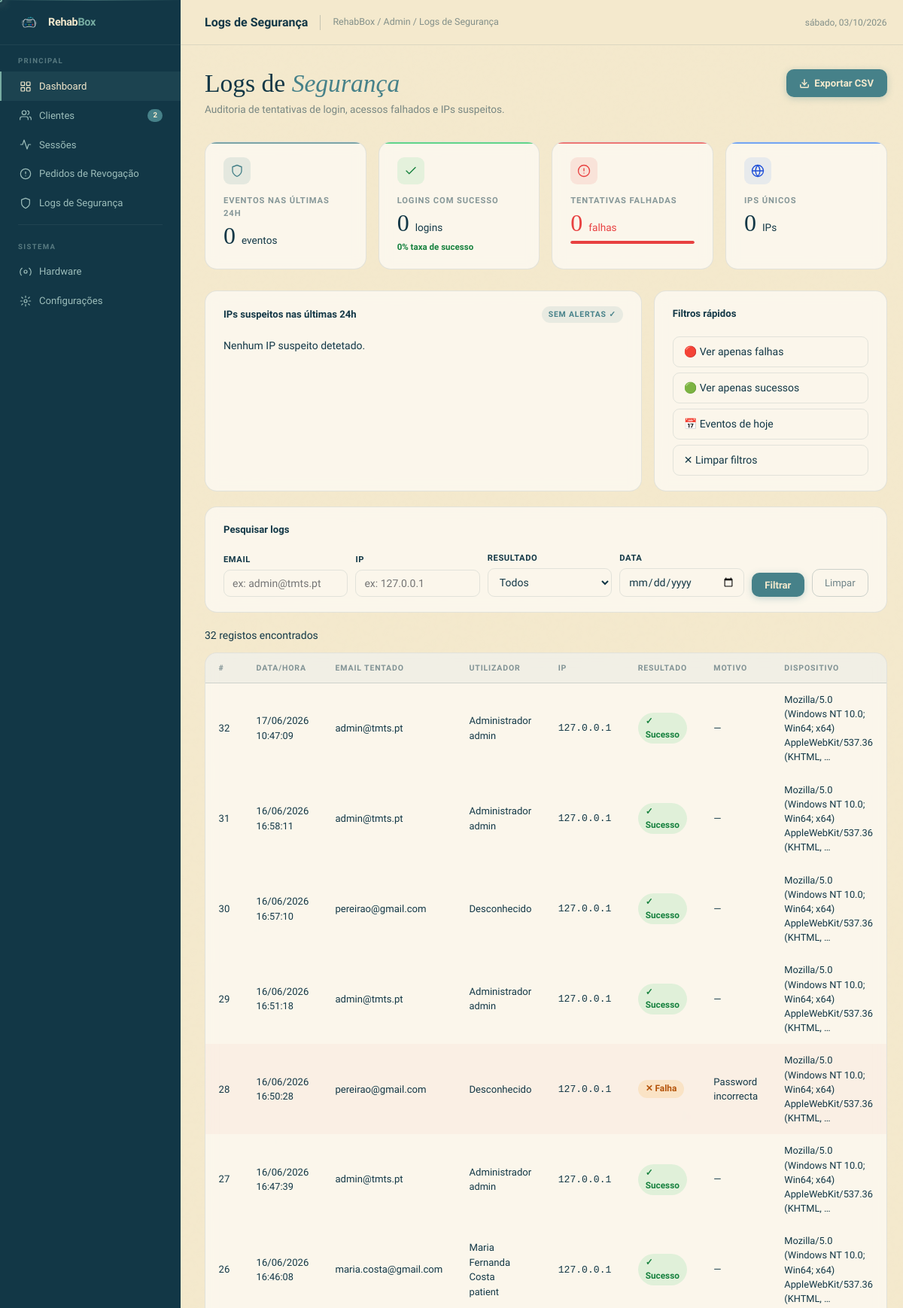
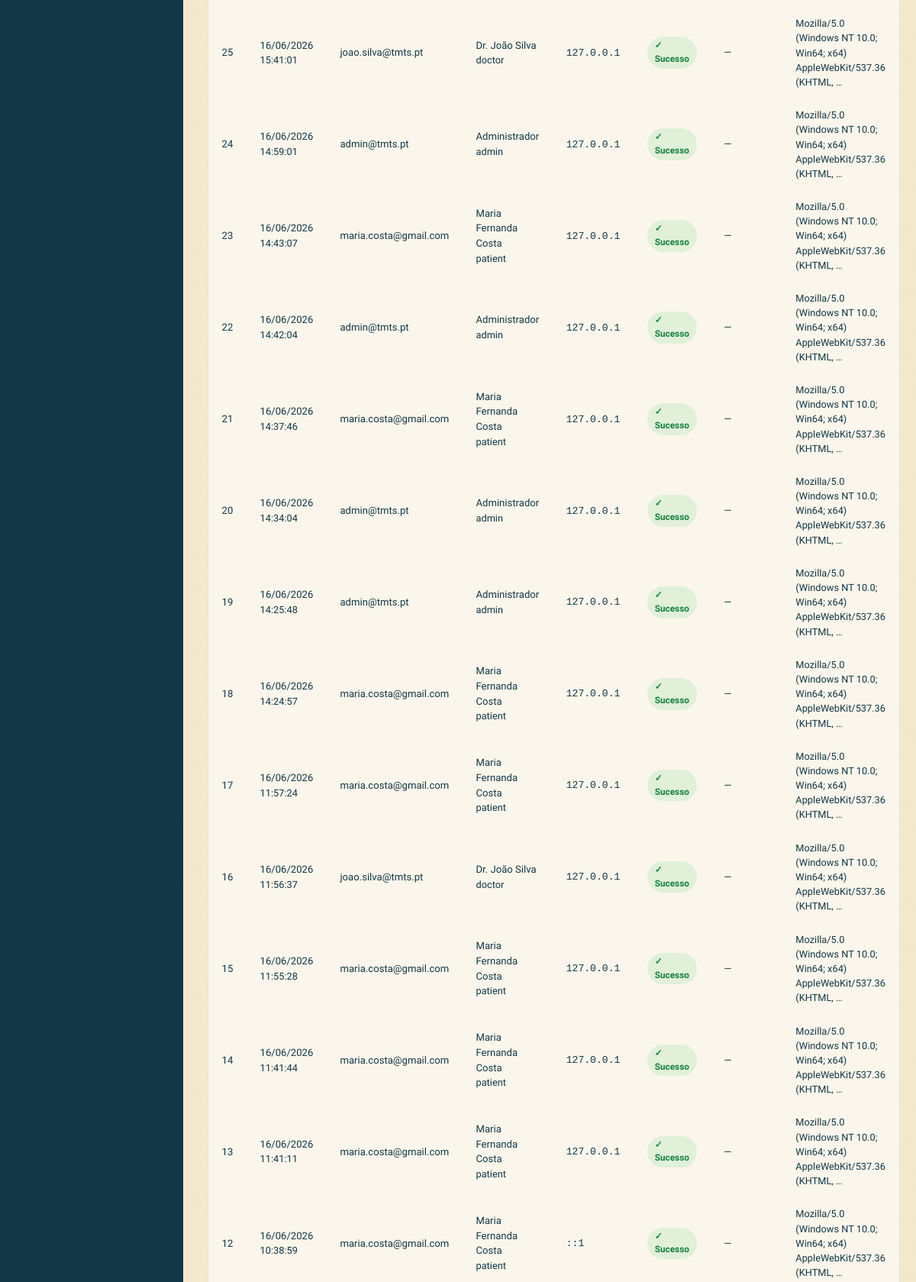
The page /web/admin_logs.php (signed in, upper part) on the database its author committed (2 pictures, top to bottom).
### tables this page shows
CREATE TABLE IF NOT EXISTS `loginlogs` (
  `id` int NOT NULL AUTO_INCREMENT,
  `user_id` int DEFAULT NULL,
  `email_attempted` varchar(100) NOT NULL,
  `ip_address` varchar(45) NOT NULL,
  `user_agent` text,
  `success` tinyint(1) NOT NULL DEFAULT '0',
  `failure_reason` varchar(255) DEFAULT NULL,
  `created_at` datetime DEFAULT CURRENT_TIMESTAMP,
  PRIMARY KEY (`id`),
  KEY `user_id` (`user_id`),
  KEY `idx_ip_success_date` (`ip_address`,`success`,`created_at`),
  KEY `idx_created_at` (`created_at`),
  CONSTRAINT `loginlogs_ibfk_1` FOREIGN KEY (`user_id`) REFERENCES `users` (`id`) ON DELETE SET NULL
);

CREATE TABLE IF NOT EXISTS `users` (
  `id` int NOT NULL AUTO_INCREMENT,
  `name` varchar(100) NOT NULL,
  `email` varchar(100) NOT NULL,
  `password` varchar(255) NOT NULL,
  `role` enum('admin','doctor','patient','pending') NOT NULL DEFAULT 'pending',
  `is_active` tinyint(1) NOT NULL DEFAULT '1',
  PRIMARY KEY (`id`),
  UNIQUE KEY `email` (`email`)
);

### web/config.php (called while the page is built, shortened)
<?php
function db(): PDO {
    static $pdo = null;
    if ($pdo === null) {
        $dsn = 'mysql:host=' . DB_HOST . ';dbname=' . DB_NAME . ';charset=' . DB_CHARSET;
        $pdo = new PDO($dsn, DB_USER, DB_PASS, [
            PDO::ATTR_ERRMODE            => PDO::ERRMODE_EXCEPTION,
            PDO::ATTR_DEFAULT_FETCH_MODE => PDO::FETCH_ASSOC,
            PDO::ATTR_EMULATE_PREPARES   => false,
        ]);
    }
    return $pdo;
}

### web/auth.php (called while the page is built, shortened)
<?php
require_once __DIR__ . '/config.php';
function e(string $value): string {
    return htmlspecialchars($value, ENT_QUOTES, 'UTF-8');
}

### web/admin_logs.php (the view, shortened to what this page needs)
<?php
require_once __DIR__ . '/auth.php';
$filterIp     = trim($_GET['ip']     ?? '');
$filterEmail  = trim($_GET['email']  ?? '');
$filterDate   = trim($_GET['date']   ?? '');
$page    = max(1, (int) ($_GET['page'] ?? 1));
$perPage = 25;
$offset  = ($page - 1) * $perPage;
$where  = ['1=1'];
$params = [];
$whereSQL = implode(' AND ', $where);
$countStmt = db()->prepare("
    SELECT COUNT(*) FROM LoginLogs l LEFT JOIN Users u ON u.id = l.user_id WHERE $whereSQL
");
$countStmt->execute($params);
$totalRows  = (int) $countStmt->fetchColumn();
$logStmt = db()->prepare("
    SELECT l.id, l.created_at, l.email_attempted, l.ip_address,
           l.user_agent, l.success, l.failure_reason, u.name, u.role
    FROM LoginLogs l
    LEFT JOIN Users u ON u.id = l.user_id
    WHERE $whereSQL
    ORDER BY l.created_at DESC
    LIMIT $perPage OFFSET $offset
");
$logStmt->execute($params);
$logs = $logStmt->fetchAll(PDO::FETCH_ASSOC);
$stats = db()->query("
    SELECT COUNT(*) AS total,
           SUM(success = 1) AS success_count,
           SUM(success = 0) AS fail_count,
           COUNT(DISTINCT ip_address) AS unique_ips
    FROM LoginLogs
    WHERE created_at >= DATE_SUB(NOW(), INTERVAL 24 HOUR)
")->fetch(PDO::FETCH_ASSOC);
$suspectIps = db()->query("
    SELECT l.ip_address, COUNT(*) AS attempts,
           MAX(b.blocked_until) AS blocked_until
    FROM LoginLogs l
    LEFT JOIN BlockedIPs b ON b.ip_address = l.ip_address AND b.blocked_until > NOW()
    WHERE l.success = 0 AND l.created_at >= DATE_SUB(NOW(), INTERVAL 24 HOUR)
    GROUP BY l.ip_address
    HAVING attempts >= 3
    ORDER BY attempts DESC
    LIMIT 10
")->fetchAll(PDO::FETCH_ASSOC);
$blockedIps = db()->query("
    SELECT ip_address, blocked_until, blocked_by, reason
    FROM BlockedIPs
    WHERE blocked_until > NOW()
    ORDER BY blocked_until DESC
")->fetchAll(PDO::FETCH_ASSOC);
$blockedNow  = array_column($blockedIps, null, 'ip_address');
$total       = max(1, (int) ($stats['total'] ?? 1));
$successRate = round(((int) ($stats['success_count'] ?? 0)) / $total * 100);
$hasAlert    = count($suspectIps) > 0;
$totalClients = (int) db()->query("SELECT COUNT(*) FROM Users WHERE role = 'patient'")->fetchColumn();
?>
<!DOCTYPE html>
<html lang="pt">
<head>
    <link rel="stylesheet" href="./assets/css/style.css">
</head>
<body>
<div class="layout">
    <aside class="sidebar">
      <a href="menu_admin.php" class="sidebar-logo">
        <img src="./assets/images/logo1.png" alt="RehabBox logo">
        <span class="logo-wordmark">Rehab<span>Box</span></span>
      </a>
      <div class="sidebar-label">Principal</div>
      <a href="#" class="nav-item active">
        <svg viewBox="0 0 24 24"><rect x="3" y="3" width="7" height="7" rx="1"/><rect x="14" y="3" width="7" height="7" rx="1"/><rect x="3" y="14" width="7" height="7" rx="1"/><rect x="14" y="14" width="7" height="7" rx="1"/></svg>
        Dashboard
      </a>
      <a href="#" class="nav-item">
        <svg viewBox="0 0 24 24"><path d="M17 21v-2a4 4 0 0 0-4-4H5a4 4 0 0 0-4 4v2"/><circle cx="9" cy="7" r="4"/><path d="M23 21v-2a4 4 0 0 0-3-3.87"/><path d="M16 3.13a4 4 0 0 1 0 7.75"/></svg>
        Clientes
        <span class="badge" id="clientsBadge"><?= $totalClients ?></span>
      </a>
      <a href="#" class="nav-item">
        <svg viewBox="0 0 24 24"><path d="M22 12h-4l-3 9L9 3l-3 9H2"/></svg>
        Sessões
      </a>
      <a href="#" class="nav-item">
        <svg viewBox="0 0 24 24"><circle cx="12" cy="12" r="10"/><line x1="12" y1="8" x2="12" y2="12"/><line x1="12" y1="16" x2="12.01" y2="16"/></svg>
        Pedidos de Revogação
      </a>
      <a href="admin_logs.php" class="nav-item">
  <svg viewBox="0 0 24 24">
    <path d="M12 22s8-4 8-10V5l-8-3-8 3v7c0 6 8 10 8 10z"/>
  </svg>
  Logs de Segurança
</a>
      <div class="sidebar-divider"></div>
      <div class="sidebar-label">Sistema</div>
      <a href="#" class="nav-item">
        <svg viewBox="0 0 24 24"><circle cx="12" cy="12" r="3"/><path d="M19.07 4.93a10 10 0 0 1 1.41 14.14M4.93 4.93a10 10 0 0 0-1.41 14.14"/></svg>
        Hardware
      </a>
      <a href="#" class="nav-item">
        <svg viewBox="0 0 24 24"><circle cx="12" cy="12" r="3"/><path d="M2 12h3m14 0h3M12 2v3m0 14v3M4.22 4.22l2.12 2.12m11.32 11.32l2.12 2.12M4.22 19.78l2.12-2.12m11.32-11.32l2.12-2.12"/></svg>
        Configurações
      </a>
    </aside>
    <div class="main">
        <div class="topbar">
            <span class="topbar-title">Logs de Segurança</span>
            <span class="topbar-breadcrumb">RehabBox / Admin / Logs de Segurança</span>
            <div class="topbar-right">
                <span class="topbar-date" id="topbarDate"></span>
            </div>
        </div>
        <div class="page">
            <div class="page-header">
                <div>
                    <h1>Logs de <em>Segurança</em></h1>
                    <p>Auditoria de tentativas de login, acessos falhados e IPs suspeitos.</p>
                </div>
                <a class="btn-primary"
                   href="?<?= e(http_build_query(array_merge($_GET, ['export' => 'csv']))) ?>">
                    <svg viewBox="0 0 24 24" width="14" height="14" stroke="currentColor" fill="none" stroke-width="2.5" stroke-linecap="round"><path d="M21 15v4a2 2 0 0 1-2 2H5a2 2 0 0 1-2-2v-4"/><polyline points="7,10 12,15 17,10"/><line x1="12" y1="15" x2="12" y2="3"/></svg>
                    Exportar CSV
                </a>
            </div>
            <div class="stats-grid">
                <div class="stat-card" style="--accent:var(--teal-d)">
                    <div class="stat-icon" style="background:rgba(70,129,137,.12);color:var(--teal-d)">
                        <svg viewBox="0 0 24 24"><path d="M12 22s8-4 8-10V5l-8-3-8 3v7c0 6 8 10 8 10z"/></svg>
                    </div>
                    <div class="stat-label">Eventos nas últimas 24h</div>
                    <div class="stat-value"><?= (int)($stats['total'] ?? 0) ?> <span>eventos</span></div>
                </div>
                <div class="stat-card" style="--accent:#22C55E">
                    <div class="stat-icon" style="background:rgba(34,197,94,.10);color:#15803D">
                        <svg viewBox="0 0 24 24"><polyline points="20,6 9,17 4,12"/></svg>
                    </div>
                    <div class="stat-label">Logins com sucesso</div>
                    <div class="stat-value"><?= (int)($stats['success_count'] ?? 0) ?> <span>logins</span></div>
                    <div class="stat-delta delta-up"><?= $successRate ?>% taxa de sucesso</div>
                </div>
                <div class="stat-card" style="--accent:#E84040">
                    <div class="stat-icon" style="background:rgba(232,64,64,.10);color:var(--red,#c0392b)">
                        <svg viewBox="0 0 24 24"><circle cx="12" cy="12" r="10"/><line x1="12" y1="8" x2="12" y2="12"/><line x1="12" y1="16" x2="12.01" y2="16"/></svg>
                    </div>
                    <div class="stat-label">Tentativas falhadas</div>
                    <div class="stat-value" style="color:var(--red,#c0392b)">
                        <?= (int)($stats['fail_count'] ?? 0) ?> <span>falhas</span>
                    </div>
                    <div class="mini-bar-wrap">
                        <div class="mini-bar" style="width:<?= min(100, 100 - $successRate) ?>%"></div>
                    </div>
                </div>
                <div class="stat-card" style="--accent:#3B82F6">
                    <div class="stat-icon" style="background:rgba(59,130,246,.10);color:#1D4ED8">
                        <svg viewBox="0 0 24 24"><circle cx="12" cy="12" r="10"/><line x1="2" y1="12" x2="22" y2="12"/><path d="M12 2a15.3 15.3 0 0 1 4 10 15.3 15.3 0 0 1-4 10 15.3 15.3 0 0 1-4-10 15.3 15.3 0 0 1 4-10z"/></svg>
                    </div>
                    <div class="stat-label">IPs únicos</div>
                    <div class="stat-value"><?= (int)($stats['unique_ips'] ?? 0) ?> <span>IPs</span></div>
                </div>
            </div>
            <div class="logs-split" id="suspicious-ips">
                <div class="metric-card">
                    <div class="metric-card-header">
                        <span class="metric-card-title">IPs suspeitos nas últimas 24h</span>
                        <?php if ($hasAlert): ?>
                            <span class="metric-pill-danger"><?= count($suspectIps) ?> suspeito(s)</span>
                        <?php else: ?>
                            <span class="metric-pill">Sem alertas ✓</span>
                        <?php endif; ?>
                    </div>
                    <?php if (empty($suspectIps)): ?>
                        <p style="color:var(--text-muted);font-size:.875rem">Nenhum IP suspeito detetado.</p>
                    <?php endif; ?>
                </div>
                <div class="metric-card">
                    <div class="metric-card-header">
                        <span class="metric-card-title">Filtros rápidos</span>
                    </div>
                    <div class="quick-links">
                        <a href="admin_logs.php?result=fail">🔴 Ver apenas falhas</a>
                        <a href="admin_logs.php?result=success">🟢 Ver apenas sucessos</a>
                        <a href="admin_logs.php?date=<?= date('Y-m-d') ?>">📅 Eventos de hoje</a>
                        <a href="admin_logs.php">✕ Limpar filtros</a>
                    </div>
                </div>
            </div>
            <div class="metric-card" style="margin-bottom:20px">
                <div class="metric-card-header">
                    <span class="metric-card-title">Pesquisar logs</span>
                </div>
                <form method="GET" action="admin_logs.php">
                    <div class="log-filters">
                        <div>
                            <label>Email</label>
                            <input type="text" name="email" placeholder="ex: admin@tmts.pt" value="<?= e($filterEmail) ?>">
                        </div>
                        <div>
                            <label>IP</label>
                            <input type="text" name="ip" placeholder="ex: 127.0.0.1" value="<?= e($filterIp) ?>">
                        </div>
                        <div>
                            <label>Resultado</label>
                            <select name="result">
                                <option value="">Todos</option>
                            </select>
                        </div>
                        <div>
                            <label>Data</label>
                            <input type="date" name="date" value="<?= e($filterDate) ?>">
                        </div>
                        <button class="btn-primary" type="submit" style="white-space:nowrap">Filtrar</button>
                        <a class="btn-ghost-sm" href="admin_logs.php" style="display:flex;align-items:center;justify-content:center;text-decoration:none">Limpar</a>
                    </div>
                </form>
            </div>
            <div style="margin-bottom:12px;color:var(--text-muted);font-size:.875rem">
                <?= number_format($totalRows) ?> registos encontrados
            </div>
            <div class="table-wrap">
                <table>
                    <thead>
                        <tr>
                            <th>#</th>
                            <th>Data/Hora</th>
                            <th>Email tentado</th>
                            <th>Utilizador</th>
                            <th>IP</th>
                            <th>Resultado</th>
                            <th>Motivo</th>
                            <th>Dispositivo</th>
                        </tr>
                    </thead>
                    <tbody>
                        <?php if (empty($logs)): ?>
                            <tr>
                                <td colspan="8" style="text-align:center;padding:40px;color:var(--text-muted)">
                                    Nenhum log encontrado.
                                </td>
                            </tr>
                        <?php else: ?>
                            <?php foreach ($logs as $log): ?>
                                <tr class="<?= (int)$log['success'] === 0 ? 'row-suspect' : '' ?>">
                                    <td style="color:var(--text-muted)"><?= (int)$log['id'] ?></td>
                                    <td>
                                        <?= e(date('d/m/Y', strtotime($log['created_at']))) ?><br>
                                        <span style="color:var(--text-muted);font-size:.8rem">
                                            <?= e(date('H:i:s', strtotime($log['created_at']))) ?>
                                        </span>
                                    </td>
                                    <td><?= e($log['email_attempted']) ?></td>
                                    <td>
                                        <?php if (!empty($log['name'])): ?>
                                            <?= e($log['name']) ?><br>
                                            <span style="color:var(--text-muted);font-size:.8rem"><?= e($log['role']) ?></span>
                                        <?php else: ?>
                                            <span style="color:var(--text-muted)">Desconhecido</span>
                                        <?php endif; ?>
                                    </td>
                                    <td>
                                        <span class="<?= isset($blockedNow[$log['ip_address']]) ? 'ip-bad' : 'ip' ?>">
                                            <?= e($log['ip_address']) ?>
                                        </span>
                                    </td>
                                    <td>
                                        <?php if ((int)$log['success'] === 1): ?>
                                            <span class="pill pill-success">✓ Sucesso</span>
                                        <?php else: ?>
                                            <span class="pill pill-fail">✕ Falha</span>
                                        <?php endif; ?>
                                    </td>
                                    <td><?= e($log['failure_reason'] ?: '—') ?></td>
                                    <td style="max-width:240px;color:var(--text-muted);font-size:.8rem">
                                        <?= e(mb_strimwidth($log['user_agent'] ?? '—', 0, 70, '…')) ?>
                                    </td>
                                </tr>
                            <?php endforeach; ?>
                        <?php endif; ?>
                    </tbody>
                </table>
            </div>
        </div>
    </div>
</div>
</body>
</html>

### rows shown on the page
loginlogs: id "32", created_at "17/06/2026", created_at "10:47:09", email_attempted "admin@tmts.pt", user.name "Administrador", user.role "admin", ip_address "127.0.0.1", success "✓ Sucesso", failure_reason "—", user_agent "Mozilla/5.0 (Windows NT 10.0; Win64; x64) AppleWebKit/537.36 (KHTML, …"
loginlogs: id "31", created_at "16/06/2026", created_at "16:58:11", email_attempted "admin@tmts.pt", user.name "Administrador", user.role "admin", ip_address "127.0.0.1", success "✓ Sucesso", failure_reason "—", user_agent "Mozilla/5.0 (Windows NT 10.0; Win64; x64) AppleWebKit/537.36 (KHTML, …"
loginlogs: id "30", created_at "16/06/2026", created_at "16:57:10", email_attempted "pereirao@gmail.com", shows "Desconhecido", ip_address "127.0.0.1", success "✓ Sucesso", failure_reason "—", user_agent "Mozilla/5.0 (Windows NT 10.0; Win64; x64) AppleWebKit/537.36 (KHTML, …"
loginlogs: id "29", created_at "16/06/2026", created_at "16:51:18", email_attempted "admin@tmts.pt", user.name "Administrador", user.role "admin", ip_address "127.0.0.1", success "✓ Sucesso", failure_reason "—", user_agent "Mozilla/5.0 (Windows NT 10.0; Win64; x64) AppleWebKit/537.36 (KHTML, …"
loginlogs: id "28", created_at "16/06/2026", created_at "16:50:28", email_attempted "pereirao@gmail.com", shows "Desconhecido", ip_address "127.0.0.1", success "✕ Falha", failure_reason "Password incorrecta", user_agent "Mozilla/5.0 (Windows NT 10.0; Win64; x64) AppleWebKit/537.36 (KHTML, …"
loginlogs: id "27", created_at "16/06/2026", created_at "16:47:39", email_attempted "admin@tmts.pt", user.name "Administrador", user.role "admin", ip_address "127.0.0.1", success "✓ Sucesso", failure_reason "—", user_agent "Mozilla/5.0 (Windows NT 10.0; Win64; x64) AppleWebKit/537.36 (KHTML, …"
loginlogs: id "26", created_at "16/06/2026", created_at "16:46:08", email_attempted "maria.costa@gmail.com", user.name "Maria Fernanda Costa", user.role "patient", ip_address "127.0.0.1", success "✓ Sucesso", failure_reason "—", user_agent "Mozilla/5.0 (Windows NT 10.0; Win64; x64) AppleWebKit/537.36 (KHTML, …"
loginlogs: id "25", created_at "16/06/2026", created_at "15:41:01", email_attempted "joao.silva@tmts.pt", user.name "Dr. João Silva", user.role "doctor", ip_address "127.0.0.1", success "✓ Sucesso", failure_reason "—", user_agent "Mozilla/5.0 (Windows NT 10.0; Win64; x64) AppleWebKit/537.36 (KHTML, …"
loginlogs: id "24", created_at "16/06/2026", created_at "14:59:01", email_attempted "admin@tmts.pt", user.name "Administrador", user.role "admin", ip_address "127.0.0.1", success "✓ Sucesso", failure_reason "—", user_agent "Mozilla/5.0 (Windows NT 10.0; Win64; x64) AppleWebKit/537.36 (KHTML, …"
loginlogs: id "23", created_at "16/06/2026", created_at "14:43:07", email_attempted "maria.costa@gmail.com", user.name "Maria Fernanda Costa", user.role "patient", ip_address "127.0.0.1", success "✓ Sucesso", failure_reason "—", user_agent "Mozilla/5.0 (Windows NT 10.0; Win64; x64) AppleWebKit/537.36 (KHTML, …"
loginlogs: id "22", created_at "16/06/2026", created_at "14:42:04", email_attempted "admin@tmts.pt", user.name "Administrador", user.role "admin", ip_address "127.0.0.1", success "✓ Sucesso", failure_reason "—", user_agent "Mozilla/5.0 (Windows NT 10.0; Win64; x64) AppleWebKit/537.36 (KHTML, …"
loginlogs: id "21", created_at "16/06/2026", created_at "14:37:46", email_attempted "maria.costa@gmail.com", user.name "Maria Fernanda Costa", user.role "patient", ip_address "127.0.0.1", success "✓ Sucesso", failure_reason "—", user_agent "Mozilla/5.0 (Windows NT 10.0; Win64; x64) AppleWebKit/537.36 (KHTML, …"
loginlogs: id "20", created_at "16/06/2026", created_at "14:34:04", email_attempted "admin@tmts.pt", user.name "Administrador", user.role "admin", ip_address "127.0.0.1", success "✓ Sucesso", failure_reason "—", user_agent "Mozilla/5.0 (Windows NT 10.0; Win64; x64) AppleWebKit/537.36 (KHTML, …"
loginlogs: id "19", created_at "16/06/2026", created_at "14:25:48", email_attempted "admin@tmts.pt", user.name "Administrador", user.role "admin", ip_address "127.0.0.1", success "✓ Sucesso", failure_reason "—", user_agent "Mozilla/5.0 (Windows NT 10.0; Win64; x64) AppleWebKit/537.36 (KHTML, …"
loginlogs: id "18", created_at "16/06/2026", created_at "14:24:57", email_attempted "maria.costa@gmail.com", user.name "Maria Fernanda Costa", user.role "patient", ip_address "127.0.0.1", success "✓ Sucesso", failure_reason "—", user_agent "Mozilla/5.0 (Windows NT 10.0; Win64; x64) AppleWebKit/537.36 (KHTML, …"
loginlogs: id "17", created_at "16/06/2026", created_at "11:57:24", email_attempted "maria.costa@gmail.com", user.name "Maria Fernanda Costa", user.role "patient", ip_address "127.0.0.1", success "✓ Sucesso", failure_reason "—", user_agent "Mozilla/5.0 (Windows NT 10.0; Win64; x64) AppleWebKit/537.36 (KHTML, …"
loginlogs: id "16", created_at "16/06/2026", created_at "11:56:37", email_attempted "joao.silva@tmts.pt", user.name "Dr. João Silva", user.role "doctor", ip_address "127.0.0.1", success "✓ Sucesso", failure_reason "—", user_agent "Mozilla/5.0 (Windows NT 10.0; Win64; x64) AppleWebKit/537.36 (KHTML, …"
loginlogs: id "15", created_at "16/06/2026", created_at "11:55:28", email_attempted "maria.costa@gmail.com", user.name "Maria Fernanda Costa", user.role "patient", ip_address "127.0.0.1", success "✓ Sucesso", failure_reason "—", user_agent "Mozilla/5.0 (Windows NT 10.0; Win64; x64) AppleWebKit/537.36 (KHTML, …"
loginlogs: id "14", created_at "16/06/2026", created_at "11:41:44", email_attempted "maria.costa@gmail.com", user.name "Maria Fernanda Costa", user.role "patient", ip_address "127.0.0.1", success "✓ Sucesso", failure_reason "—", user_agent "Mozilla/5.0 (Windows NT 10.0; Win64; x64) AppleWebKit/537.36 (KHTML, …"
loginlogs: id "13", created_at "16/06/2026", created_at "11:41:11", email_attempted "maria.costa@gmail.com", user.name "Maria Fernanda Costa", user.role "patient", ip_address "127.0.0.1", success "✓ Sucesso", failure_reason "—", user_agent "Mozilla/5.0 (Windows NT 10.0; Win64; x64) AppleWebKit/537.36 (KHTML, …"
loginlogs: id "12", created_at "16/06/2026", created_at "10:38:59", email_attempted "maria.costa@gmail.com", user.name "Maria Fernanda Costa", user.role "patient", ip_address "::1", success "✓ Sucesso", failure_reason "—", user_agent "Mozilla/5.0 (Windows NT 10.0; Win64; x64) AppleWebKit/537.36 (KHTML, …"

### other values the page prints
$totalClients "2"
$stats['total'] "0"
$stats['success_count'] "0"
$successRate "0"
$stats['fail_count'] "0"
$stats['unique_ips'] "0"
$totalRows "32"
